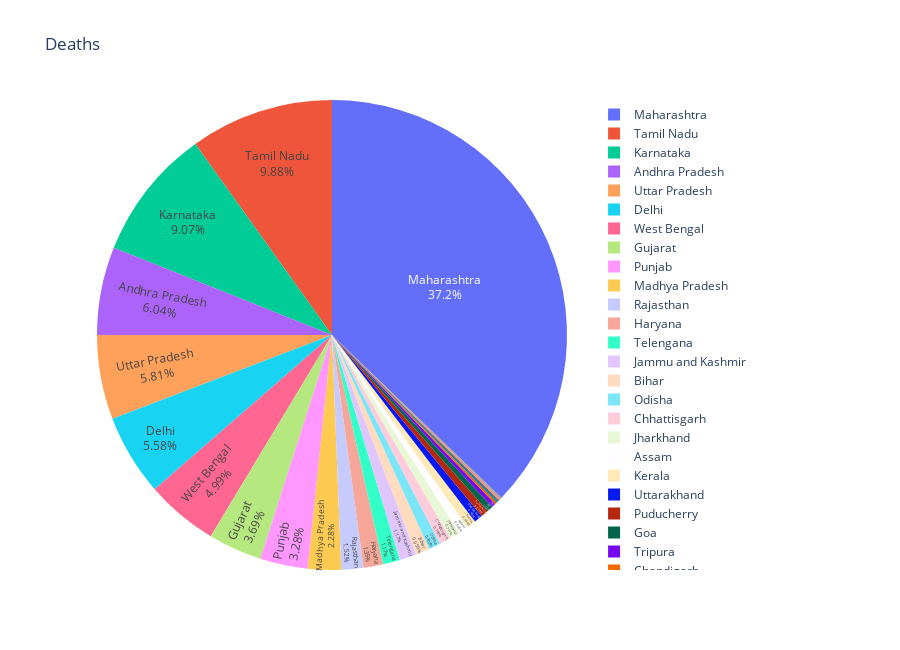

Notebook code cell kept with this figure:
### Markdown cell above
### Deaths pie chart

### Code cell
fig = px.pie(date_table.loc[date_table.last_valid_index()], values='Deaths', names='State/UnionTerritory', title='Deaths')
fig.update_layout(
    autosize=False,
    width=900,
    height=650)
fig.update_traces(textposition='inside', textinfo='percent+label')
fig.show()

### Figure 1 — Plotly figure (JSON) as saved in the notebook; plotly's stock layout.template omitted (floating-point values rounded to 4 significant figures)
{"data": [{"domain": {"x": [0, 1], "y": [0, 1]}, "hovertemplate": "State/UnionTerritory=%{label}<br>Deaths=%{value}<extra></extra>", "labels": ["Andaman and Nicobar Islands", "Andhra Pradesh", "Arunachal Pradesh", "Assam", "Bihar", "Chandigarh", "Chhattisgarh", "Dadra and Nagar Haveli and Daman and Diu", "Delhi", "Goa", "Gujarat", "Haryana", "Himachal Pradesh", "Jammu and Kashmir", "Jharkhand", "Karnataka", "Kerala", "Ladakh", "Madhya Pradesh", "Maharashtra", "Manipur", "Meghalaya", "Mizoram", "Nagaland", "Odisha", "Puducherry", "Punjab", "Rajasthan", "Sikkim", "Tamil Nadu", "Telengana", "Tripura", "Uttar Pradesh", "Uttarakhand", "West Bengal"], "legendgroup": "", "name": "", "showlegend": true, "textinfo": "percent+label", "textposition": "inside", "type": "pie", "values": [52, 5506, 14, 597, 874, 140, 728, 2, 5087, 376, 3367, 1233, 140, 1062, 648, 8266, 592, 51, 2077, 33886, 62, 42, 0, 16, 736, 481, 2990, 1382, 30, 9010, 1070, 260, 5299, 529, 4544]}], "layout": {"autosize": false, "height": 650, "legend": {"tracegroupgap": 0}, "title": {"text": "Deaths"}, "width": 900}}
